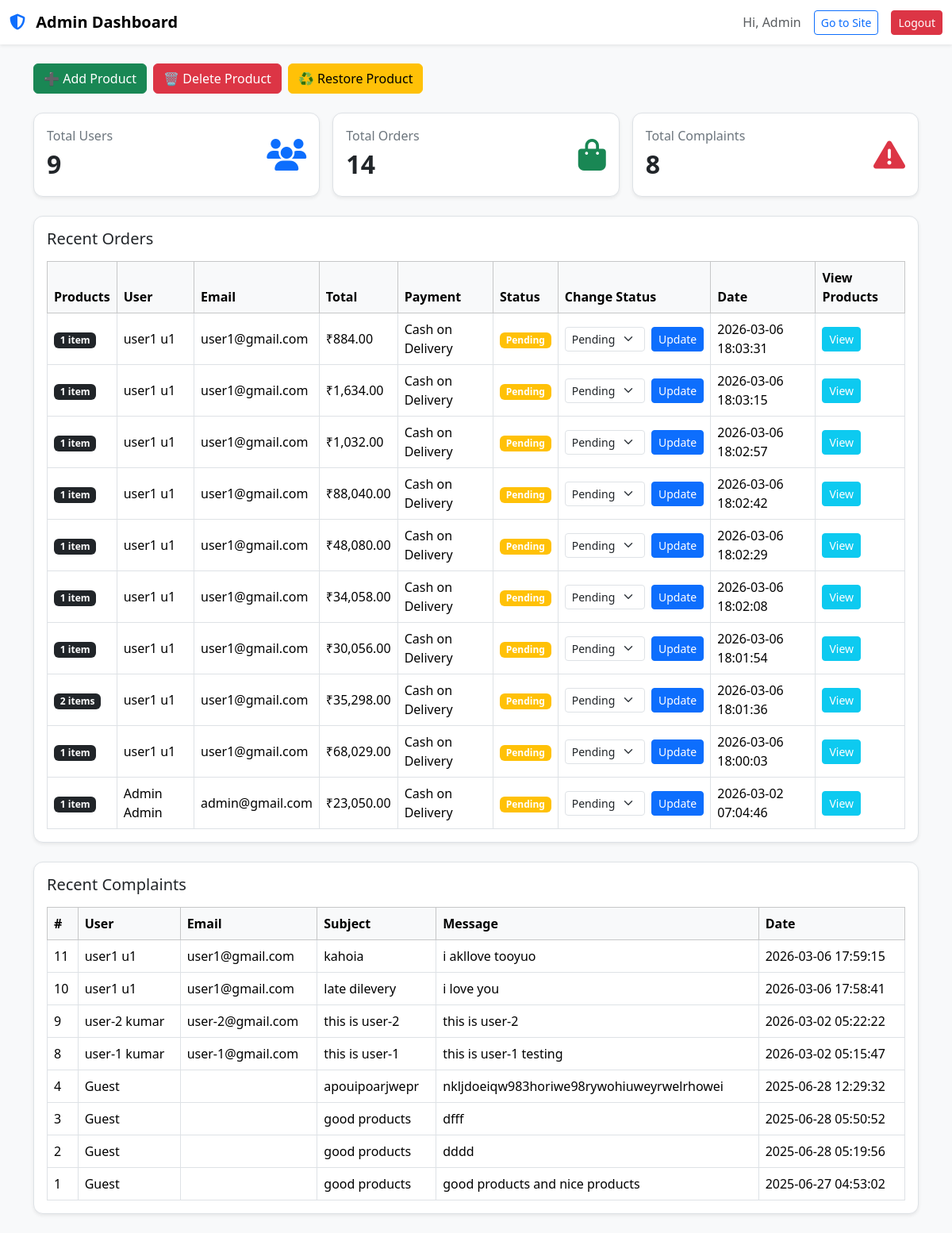
Before: /admin_dashboard.php (signed in) with the older database file.
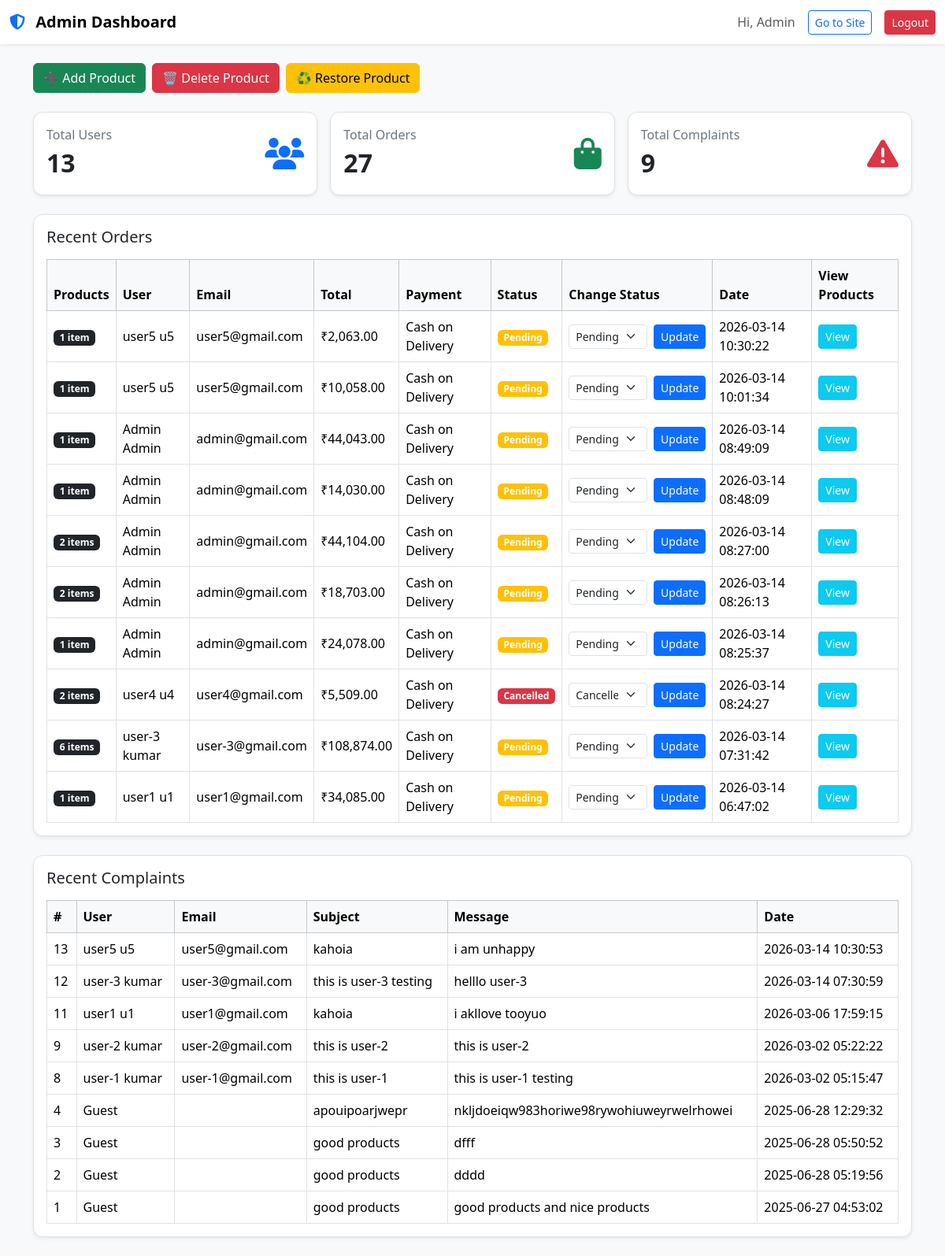
After: the same page with the newer database file.
### tables this page shows
CREATE TABLE `orders` (
  `id` int(11) NOT NULL,
  `user_id` int(11) NOT NULL,
  `name` varchar(100) NOT NULL,
  `email` varchar(150) NOT NULL,
  `phone` varchar(30) NOT NULL,
  `address` text NOT NULL,
  `payment` varchar(50) NOT NULL,
  `total` decimal(10,2) NOT NULL,
  `created_at` timestamp NOT NULL DEFAULT current_timestamp(),
  `deleted_by_user` tinyint(1) DEFAULT 0,
  `status` varchar(20) DEFAULT 'Pending',
  `deleted_at` datetime DEFAULT NULL
);

CREATE TABLE `users` (
  `id` int(11) NOT NULL,
  `first_name` varchar(100) DEFAULT NULL,
  `last_name` varchar(100) DEFAULT NULL,
  `email` varchar(150) DEFAULT NULL,
  `password` varchar(255) DEFAULT NULL,
  `role` varchar(20) DEFAULT 'user',
  `created_at` timestamp NOT NULL DEFAULT current_timestamp()
);

CREATE TABLE `complaints` (
  `id` int(11) NOT NULL,
  `user_id` int(11) DEFAULT NULL,
  `name` varchar(100) DEFAULT NULL,
  `email` varchar(100) DEFAULT NULL,
  `subject` varchar(255) DEFAULT NULL,
  `message` text DEFAULT NULL,
  `created_at` timestamp NOT NULL DEFAULT current_timestamp(),
  `deleted_by_user` tinyint(1) DEFAULT 0,
  `deleted_at` datetime DEFAULT NULL
);

### admin_dashboard.php (the view, shortened to what the changed rows need)
<?php
include 'db.php';
$totalUsers = 0;
$totalOrders = 0;
$totalComplaints = 0;
$res = $conn->query("SELECT COUNT(*) AS total FROM users");
if ($res) $totalUsers = (int)$res->fetch_assoc()['total'];
$res = $conn->query("SELECT COUNT(*) AS total FROM orders");
if ($res) $totalOrders = (int)$res->fetch_assoc()['total'];
$res = $conn->query("SELECT COUNT(*) AS total FROM complaints");
if ($res) $totalComplaints = (int)$res->fetch_assoc()['total'];
$recentOrders = [];
$sqlOrders = "
  SELECT
    o.id,
    o.user_id,
    o.total,
    o.payment,
    o.created_at,
    o.status,
    u.first_name,
    u.last_name,
    u.email,
    COUNT(oi.id) AS product_count
  FROM orders o
  JOIN users u ON u.id = o.user_id
  LEFT JOIN order_items oi ON oi.order_id = o.id
  GROUP BY o.id, o.user_id, o.total, o.payment, o.created_at, o.status, u.first_name, u.last_name, u.email
  ORDER BY o.id DESC
  LIMIT 10
";
$res = $conn->query($sqlOrders);
if ($res) {
  while ($row = $res->fetch_assoc()) {
    $recentOrders[] = $row;
  }
}
$recentComplaints = [];
$sqlComplaints = "
  SELECT c.id, c.user_id, c.subject, c.message, c.created_at,
         u.first_name, u.last_name, u.email
  FROM complaints c
  LEFT JOIN users u ON u.id = c.user_id
  ORDER BY c.id DESC
  LIMIT 10
";
$res = $conn->query($sqlComplaints);
if ($res) {
  while ($row = $res->fetch_assoc()) {
    $recentComplaints[] = $row;
  }
}
function e($s) {
  return htmlspecialchars((string)$s, ENT_QUOTES, 'UTF-8');
}
function statusBadge($status) {
  $s = strtolower(trim((string)$status));
  return match ($s) {
    'pending'   => 'warning',
    'shipped'   => 'info',
    'delivered' => 'success',
    'cancelled' => 'danger',
    default     => 'secondary',
  };
}
?>
<!DOCTYPE html>
<html lang="en">
<head>
  <link href="https://cdn.jsdelivr.net/npm/bootstrap@5.3.3/dist/css/bootstrap.min.css" rel="stylesheet">
  <link href="https://cdnjs.cloudflare.com/ajax/libs/font-awesome/6.5.0/css/all.min.css" rel="stylesheet" />
</head>
<body>
<div class="container py-4">
  <div class="row g-3 mb-4">
    <div class="col-12 col-md-4">
      <div class="card card-custom p-3 shadow-sm">
        <div class="d-flex align-items-center justify-content-between">
          <div>
            <div class="muted">Total Users</div>
            <div class="fs-2 fw-bold"><?= $totalUsers; ?></div>
          </div>
        </div>
      </div>
    </div>
    <div class="col-12 col-md-4">
      <div class="card card-custom p-3 shadow-sm">
        <div class="d-flex align-items-center justify-content-between">
          <div>
            <div class="muted">Total Orders</div>
            <div class="fs-2 fw-bold"><?= $totalOrders; ?></div>
          </div>
        </div>
      </div>
    </div>
    <div class="col-12 col-md-4">
      <div class="card card-custom p-3 shadow-sm">
        <div class="d-flex align-items-center justify-content-between">
          <div>
            <div class="muted">Total Complaints</div>
            <div class="fs-2 fw-bold"><?= $totalComplaints; ?></div>
          </div>
        </div>
      </div>
    </div>
  </div>
  <div class="card card-custom p-3 mb-4 shadow-sm">
    <div class="table-responsive">
      <table class="table table-bordered table-hover align-middle mb-0">
        <thead class="table-light">
          <tr>
            <th>Products</th>
            <th>User</th>
            <th>Email</th>
            <th>Total</th>
            <th>Payment</th>
            <th>Status</th>
            <th>Change Status</th>
            <th>Date</th>
            <th>View Products</th>
          </tr>
        </thead>
        <tbody>
        <?php if (count($recentOrders) === 0): ?>
          <tr>
            <td colspan="9" class="text-center text-muted">No orders found.</td>
          </tr>
        <?php else: ?>
          <?php foreach ($recentOrders as $o): ?>
            <tr>
              <td>
                <span class="badge bg-dark">
                  <?= (int)$o['product_count']; ?> item<?= ((int)$o['product_count'] !== 1 ? 's' : ''); ?>
                </span>
              </td>
              <td><?= e(trim(($o['first_name'] ?? '') . ' ' . ($o['last_name'] ?? ''))); ?></td>
              <td><?= e($o['email']); ?></td>
              <td>₹<?= e(number_format((float)$o['total'], 2)); ?></td>
              <td><?= e($o['payment']); ?></td>
              <td>
                <span class="badge bg-<?= e(statusBadge($o['status'] ?? '')); ?>">
                  <?= e($o['status'] ?? 'Pending'); ?>
                </span>
              </td>
              <td style="min-width:180px;">
                <form method="POST" action="update_order_status.php" class="d-flex gap-2">
                  <select name="status" class="form-select form-select-sm">
                    <?php
                    $current = (string)($o['status'] ?? 'Pending');
                    $opts = ['Pending', 'Shipped', 'Delivered', 'Cancelled'];
                    foreach ($opts as $st):
                    ?>
                      <option value="<?= e($st); ?>" <?= ($current === $st ? 'selected' : ''); ?>>
                        <?= e($st); ?>
                      </option>
                    <?php endforeach; ?>
                  </select>
                  <button type="submit" class="btn btn-sm btn-primary">Update</button>
                </form>
              </td>
              <td><?= e($o['created_at']); ?></td>
              <td>
                <button
                  type="button"
                  class="btn btn-sm btn-info text-white view-products-btn"
                  data-order-id="<?= (int)$o['id']; ?>"
                  data-bs-toggle="modal"
                  data-bs-target="#orderProductsModal"
                >
                  View
                </button>
              </td>
            </tr>
          <?php endforeach; ?>
        <?php endif; ?>
        </tbody>
      </table>
    </div>
  </div>
  <div class="card card-custom p-3 shadow-sm">
    <div class="table-responsive">
      <table class="table table-bordered table-hover align-middle mb-0">
        <thead class="table-light">
          <tr>
            <th>#</th>
            <th>User</th>
            <th>Email</th>
            <th>Subject</th>
            <th>Message</th>
            <th>Date</th>
          </tr>
        </thead>
        <tbody>
        <?php if (count($recentComplaints) === 0): ?>
          <tr>
            <td colspan="6" class="text-center text-muted">No complaints found.</td>
          </tr>
        <?php else: ?>
          <?php foreach ($recentComplaints as $c): ?>
            <tr>
              <td><?= e($c['id']); ?></td>
              <td><?= e(trim(($c['first_name'] ?? 'Guest') . ' ' . ($c['last_name'] ?? ''))); ?></td>
              <td><?= e($c['email'] ?? ''); ?></td>
              <td><?= e($c['subject']); ?></td>
              <td><?= e(mb_strimwidth($c['message'], 0, 80, '...')); ?></td>
              <td><?= e($c['created_at']); ?></td>
            </tr>
          <?php endforeach; ?>
        <?php endif; ?>
        </tbody>
      </table>
    </div>
  </div>
</div>
</body>
</html>

Changed rows visible on the page:
no longer on this page (row edited): orders: product_count "1", user.last_name "user1 u1", user.email "user1@gmail.com", total "884.00", payment "Cash on Delivery", status "Pending", created_at "2026-03-06 18:03:31"
no longer on this page (row edited): orders: product_count "1", user.last_name "user1 u1", user.email "user1@gmail.com", total "1,634.00", payment "Cash on Delivery", status "Pending", created_at "2026-03-06 18:03:15"
no longer on this page (row edited): orders: product_count "1", user.last_name "user1 u1", user.email "user1@gmail.com", total "1,032.00", payment "Cash on Delivery", status "Pending", created_at "2026-03-06 18:02:57"
no longer on this page (row unchanged): orders: product_count "1", user.last_name "user1 u1", user.email "user1@gmail.com", total "88,040.00", payment "Cash on Delivery", status "Pending", created_at "2026-03-06 18:02:42"
no longer on this page (row edited): orders: product_count "1", user.last_name "user1 u1", user.email "user1@gmail.com", total "48,080.00", payment "Cash on Delivery", status "Pending", created_at "2026-03-06 18:02:29"
no longer on this page (row unchanged): orders: product_count "1", user.last_name "user1 u1", user.email "user1@gmail.com", total "34,058.00", payment "Cash on Delivery", status "Pending", created_at "2026-03-06 18:02:08"
no longer on this page (row unchanged): orders: product_count "1", user.last_name "user1 u1", user.email "user1@gmail.com", total "30,056.00", payment "Cash on Delivery", status "Pending", created_at "2026-03-06 18:01:54"
no longer on this page (row unchanged): orders: product_count "2", shows "s", user.last_name "user1 u1", user.email "user1@gmail.com", total "35,298.00", payment "Cash on Delivery", status "Pending", created_at "2026-03-06 18:01:36"
no longer on this page (row unchanged): orders: product_count "1", user.last_name "user1 u1", user.email "user1@gmail.com", total "68,029.00", payment "Cash on Delivery", status "Pending", created_at "2026-03-06 18:00:03"
no longer on this page (row unchanged): orders: product_count "1", user.last_name "Admin Admin", user.email "admin@gmail.com", total "23,050.00", payment "Cash on Delivery", status "Pending", created_at "2026-03-02 07:04:46"
removed complaints: id "10", user.last_name "user1 u1", user.email "user1@gmail.com", subject "late dilevery", message "i love you", created_at "2026-03-06 17:58:41"
added orders: product_count "1", user.last_name "user5 u5", user.email "user5@gmail.com", total "2,063.00", payment "Cash on Delivery", status "Pending", created_at "2026-03-14 10:30:22"
added orders: product_count "1", user.last_name "user5 u5", user.email "user5@gmail.com", total "10,058.00", payment "Cash on Delivery", status "Pending", created_at "2026-03-14 10:01:34"
added orders: product_count "1", user.last_name "Admin Admin", user.email "admin@gmail.com", total "44,043.00", payment "Cash on Delivery", status "Pending", created_at "2026-03-14 08:49:09"
added orders: product_count "1", user.last_name "Admin Admin", user.email "admin@gmail.com", total "14,030.00", payment "Cash on Delivery", status "Pending", created_at "2026-03-14 08:48:09"
added orders: product_count "2", shows "s", user.last_name "Admin Admin", user.email "admin@gmail.com", total "44,104.00", payment "Cash on Delivery", status "Pending", created_at "2026-03-14 08:27:00"
added orders: product_count "2", shows "s", user.last_name "Admin Admin", user.email "admin@gmail.com", total "18,703.00", payment "Cash on Delivery", status "Pending", created_at "2026-03-14 08:26:13"
added orders: product_count "1", user.last_name "Admin Admin", user.email "admin@gmail.com", total "24,078.00", payment "Cash on Delivery", status "Pending", created_at "2026-03-14 08:25:37"
added orders: product_count "2", shows "s", user.last_name "user4 u4", user.email "user4@gmail.com", total "5,509.00", payment "Cash on Delivery", status "Cancelled", created_at "2026-03-14 08:24:27"
added orders: product_count "6", shows "s", user.last_name "user-3 kumar", user.email "user-3@gmail.com", total "108,874.00", payment "Cash on Delivery", status "Pending", created_at "2026-03-14 07:31:42"
added orders: product_count "1", user.last_name "user1 u1", user.email "user1@gmail.com", total "34,085.00", payment "Cash on Delivery", status "Pending", created_at "2026-03-14 06:47:02"
added complaints: id "13", user.last_name "user5 u5", user.email "user5@gmail.com", subject "kahoia", message "i am unhappy", created_at "2026-03-14 10:30:53"
added complaints: id "12", user.last_name "user-3 kumar", user.email "user-3@gmail.com", subject "this is user-3 testing", message "helllo user-3", created_at "2026-03-14 07:30:59"
Other visible differences:
$totalUsers: "9" → "13"
$totalOrders: "14" → "27"
$totalComplaints: "8" → "9"
